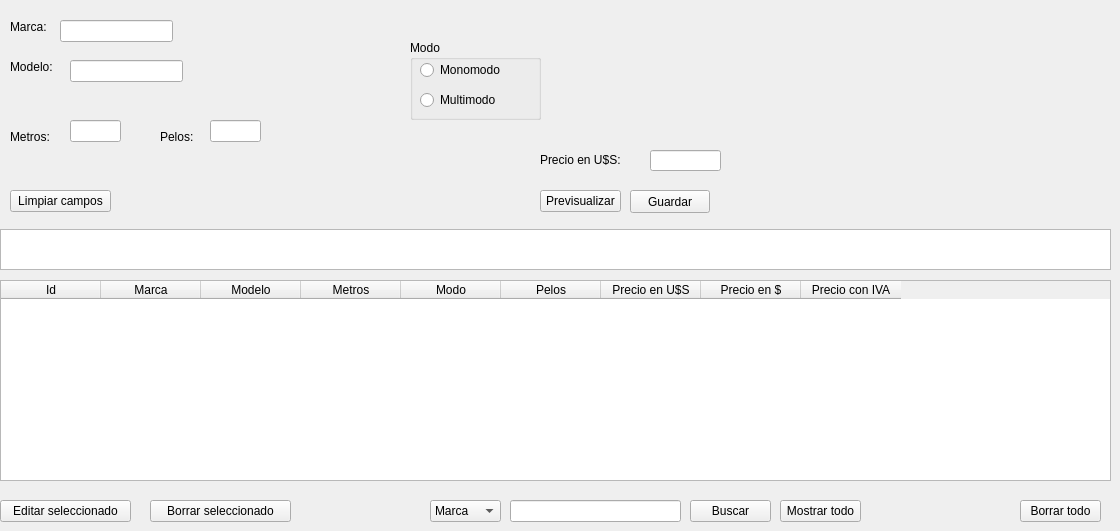
        <widget class="QWidget" name="tab_3">
         <attribute name="title">
          <string>Cable de fibra</string>
         </attribute>
         <widget class="QLineEdit" name="leMarcaFibra">
          <property name="geometry">
           <rect>
            <x>60</x>
            <y>20</y>
            <width>113</width>
            <height>22</height>
           </rect>
          </property>
         </widget>
         <widget class="QLabel" name="label_37">
          <property name="geometry">
           <rect>
            <x>10</x>
            <y>130</y>
            <width>59</width>
            <height>14</height>
           </rect>
          </property>
          <property name="text">
           <string>Metros:</string>
          </property>
         </widget>
         <widget class="QLineEdit" name="leMetrosFibra">
          <property name="geometry">
           <rect>
            <x>70</x>
            <y>120</y>
            <width>51</width>
            <height>22</height>
           </rect>
          </property>
         </widget>
         <widget class="QLineEdit" name="lePrecioFibra">
          <property name="geometry">
           <rect>
            <x>650</x>
            <y>150</y>
            <width>71</width>
            <height>21</height>
           </rect>
          </property>
         </widget>
         <widget class="QGroupBox" name="gpxModo">
          <property name="geometry">
           <rect>
            <x>410</x>
            <y>40</y>
            <width>131</width>
            <height>80</height>
           </rect>
          </property>
          <property name="title">
           <string>Modo</string>
          </property>
          <widget class="QRadioButton" name="rbtMonomodo">
           <property name="geometry">
            <rect>
             <x>10</x>
             <y>20</y>
             <width>102</width>
             <height>20</height>
            </rect>
           </property>
           <property name="text">
            <string>Monomodo</string>
           </property>
          </widget>
          <widget class="QRadioButton" name="rbtMultimodo">
           <property name="geometry">
            <rect>
             <x>10</x>
             <y>50</y>
             <width>102</width>
             <height>20</height>
            </rect>
           </property>
           <property name="text">
            <string>Multimodo</string>
           </property>
          </widget>
         </widget>
         <widget class="QLabel" name="label_38">
          <property name="geometry">
           <rect>
            <x>10</x>
            <y>60</y>
            <width>59</width>
            <height>14</height>
           </rect>
          </property>
          <property name="text">
           <string>Modelo:</string>
          </property>
         </widget>
         <widget class="QPushButton" name="pbtnPrevisualizarFibra">
          <property name="geometry">
           <rect>
            <x>540</x>
            <y>190</y>
            <width>81</width>
            <height>22</height>
           </rect>
          </property>
          <property name="text">
           <string>Previsualizar</string>
          </property>
         </widget>
         <widget class="QLineEdit" name="leModeloFibra">
          <property name="geometry">
           <rect>
            <x>70</x>
            <y>60</y>
            <width>113</width>
            <height>22</height>
           </rect>
          </property>
         </widget>
         <widget class="QPushButton" name="pbBorrarListaFibra">
          <property name="geometry">
           <rect>
            <x>1020</x>
            <y>500</y>
            <width>81</width>
            <height>22</height>
           </rect>
          </property>
          <property name="text">
           <string>Borrar todo</string>
          </property>
         </widget>
         <widget class="QLabel" name="label_39">
          <property name="geometry">
           <rect>
            <x>10</x>
            <y>20</y>
            <width>59</width>
            <height>14</height>
           </rect>
          </property>
          <property name="text">
           <string>Marca:</string>
          </property>
         </widget>
         <widget class="QLabel" name="label_40">
          <property name="geometry">
           <rect>
            <x>540</x>
            <y>150</y>
            <width>111</width>
            <height>20</height>
           </rect>
          </property>
          <property name="text">
           <string>Precio en U$S:</string>
          </property>
         </widget>
         <widget class="QListWidget" name="qlwFibra">
          <property name="geometry">
           <rect>
            <x>0</x>
            <y>229</y>
            <width>1111</width>
            <height>41</height>
           </rect>
          </property>
         </widget>
         <widget class="QTableWidget" name="qtwFibra">
          <property name="geometry">
           <rect>
            <x>0</x>
            <y>280</y>
            <width>1111</width>
            <height>201</height>
           </rect>
          </property>
          <property name="sizePolicy">
           <sizepolicy hsizetype="Fixed" vsizetype="Expanding">
            <horstretch>0</horstretch>
            <verstretch>0</verstretch>
           </sizepolicy>
          </property>
          <property name="minimumSize">
           <size>
            <width>0</width>
            <height>0</height>
           </size>
          </property>
          <property name="acceptDrops">
           <bool>false</bool>
          </property>
          <property name="autoFillBackground">
           <bool>false</bool>
          </property>
          <attribute name="horizontalHeaderMinimumSectionSize">
           <number>26</number>
          </attribute>
          <column>
           <property name="text">
            <string>Id</string>
           </property>
          </column>
          <column>
           <property name="text">
            <string>Marca</string>
           </property>
          </column>
          <column>
           <property name="text">
            <string>Modelo</string>
           </property>
          </column>
          <column>
           <property name="text">
            <string>Metros</string>
           </property>
           <property name="font">
            <font>
             <weight>50</weight>
             <bold>false</bold>
             <underline>false</underline>
             <kerning>false</kerning>
            </font>
           </property>
          </column>
          <column>
           <property name="text">
            <string>Modo</string>
           </property>
          </column>
          <column>
           <property name="text">
            <string>Pelos</string>
           </property>
          </column>
          <column>
           <property name="text">
            <string>Precio en U$S</string>
           </property>
          </column>
          <column>
           <property name="text">
            <string>Precio en $</string>
           </property>
          </column>
          <column>
           <property name="text">
            <string>Precio con IVA</string>
           </property>
          </column>
         </widget>
         <widget class="QLabel" name="label_41">
          <property name="geometry">
           <rect>
            <x>160</x>
            <y>130</y>
            <width>59</width>
            <height>14</height>
           </rect>
          </property>
          <property name="text">
           <string>&lt;html&gt;&lt;head/&gt;&lt;body&gt;&lt;p&gt;Pelos:&lt;/p&gt;&lt;/body&gt;&lt;/html&gt;</string>
          </property>
         </widget>
         <widget class="QLineEdit" name="lePelosFibra">
          <property name="geometry">
           <rect>
            <x>210</x>
            <y>120</y>
            <width>51</width>
            <height>22</height>
           </rect>
          </property>
         </widget>
         <widget class="QPushButton" name="pbtnBorrarFibra">
          <property name="geometry">
           <rect>
            <x>150</x>
            <y>500</y>
            <width>141</width>
            <height>22</height>
           </rect>
          </property>
          <property name="text">
           <string>Borrar seleccionado</string>
          </property>
         </widget>
         <widget class="QPushButton" name="pbtnEditarFibra">
          <property name="geometry">
           <rect>
            <x>0</x>
            <y>500</y>
            <width>131</width>
            <height>22</height>
           </rect>
          </property>
          <property name="text">
           <string>Editar seleccionado</string>
          </property>
         </widget>
         <widget class="QPushButton" name="pbtnLimpiarFibra">
          <property name="geometry">
           <rect>
            <x>10</x>
            <y>190</y>
            <width>101</width>
            <height>22</height>
           </rect>
          </property>
          <property name="text">
           <string>Limpiar campos</string>
          </property>
         </widget>
         <widget class="QPushButton" name="pbtnMostrarTodoFibra">
          <property name="geometry">
           <rect>
            <x>780</x>
            <y>500</y>
            <width>81</width>
            <height>22</height>
           </rect>
          </property>
          <property name="text">
           <string>Mostrar todo</string>
          </property>
         </widget>
         <widget class="QPushButton" name="pbtnBuscarFibra">
          <property name="geometry">
           <rect>
            <x>690</x>
            <y>500</y>
            <width>81</width>
            <height>22</height>
           </rect>
          </property>
          <property name="text">
           <string>Buscar</string>
          </property>
         </widget>
         <widget class="QComboBox" name="cboBuscarFibra">
          <property name="geometry">
           <rect>
            <x>430</x>
            <y>500</y>
            <width>71</width>
            <height>22</height>
           </rect>
          </property>
          <item>
           <property name="text">
            <string>Marca</string>
           </property>
          </item>
          <item>
           <property name="text">
            <string>Modelo</string>
           </property>
          </item>
         </widget>
         <widget class="QLineEdit" name="leBuscarFibra">
          <property name="geometry">
           <rect>
            <x>510</x>
            <y>500</y>
            <width>171</width>
            <height>22</height>
           </rect>
          </property>
         </widget>
         <widget class="QPushButton" name="pbtnGuardarFibra">
          <property name="geometry">
           <rect>
            <x>630</x>
            <y>190</y>
            <width>80</width>
            <height>23</height>
           </rect>
          </property>
          <property name="text">
           <string>Guardar</string>
          </property>
         </widget>
        </widget>
